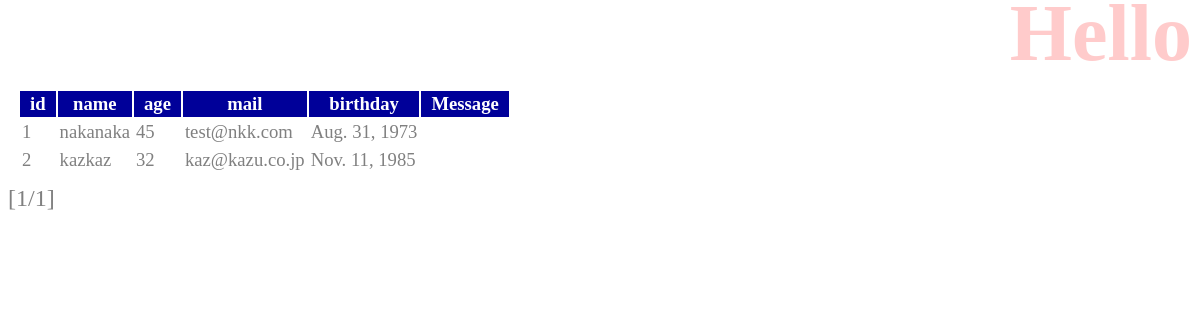
/hello/, run on an earlier commit of the app's database.
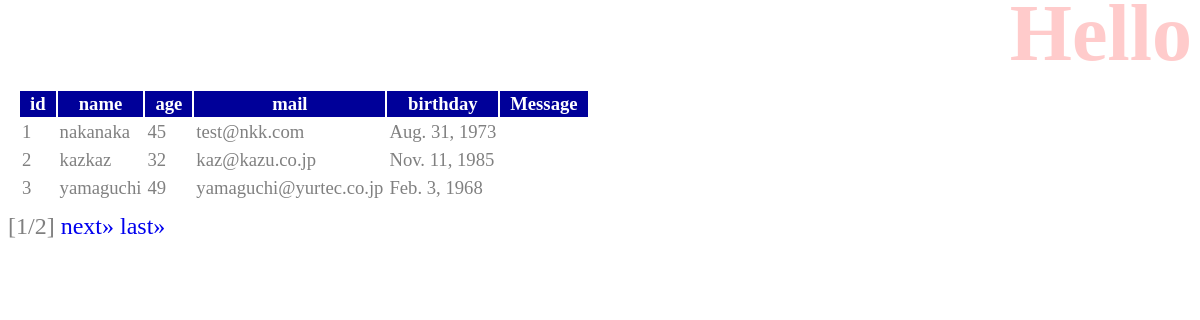
And on a later commit of the database.
### hello/models.py (models this page shows, shortened)
class Friend(models.Model):
    name = models.CharField(max_length=100,\
        validators=[URLValidator()])
    mail = models.EmailField(max_length=200)
    gender = models.BooleanField()
    age = models.IntegerField()
    birthday = models.DateField()

### hello/views.py (the view)
# urls.py: path('', views.index, name='index'),
def index(request, num=1):
    data = Friend.objects.all()
    page = Paginator(data, 3)
    params={
            'title': 'Hello',
            'message': '',
            'data': page.get_page(num),
            }
    return render(request,'hello/index.html',params)

### hello/templates/hello/index.html (shortened to what this page needs)
{% load static %}
<!doctype html>
<html lang="ja">
<head>
    <link rel="stylesheet" type="text/css"
       href="{% static 'hello/css/style.css' %}" />
</head>
<body>
    <h1>{{title}}</h1>
    <table>
      <tr>
          <th>id</th>
          <th>name</th>
          <th>age</th>
          <th>mail</th>
          <th>birthday</th>
          <th>Message</th>
      </tr>
    {% for item in data %}
      <tr>
          <td> {{item.id}}</td>
          <td>{{item.name}}</td>
          <td>{{item.age}}</td>
          <td>{{item.mail}}</td>
          <td>{{item.birthday}}</td>
      <td></td>
      </tr>
    {% endfor %}
    </table>
    <div>
        <span class="current">
            [{{data.number}}/{{data.paginator.num_pages}}]
        </span>
        {% if data.has_next %}
            <a href="{% url 'index' %}{{data.next_page_number }}">next&raquo;</a>
            <a href="{% url 'index' %}{{data.paginator.num_pages}}">last&raquo;</a>
        {% endif %}
    </div>
</body>
</html>

What changed in the data, as far as the page shows it:
added Friend: id "3", name "yamaguchi", age "49", mail "yamaguchi@yurtec.co.jp", birthday "Feb. 3, 1968"
Also different on the page:
{{ data.paginator.num_pages }}: "1" → "2"
text now shown: "next» last»"
